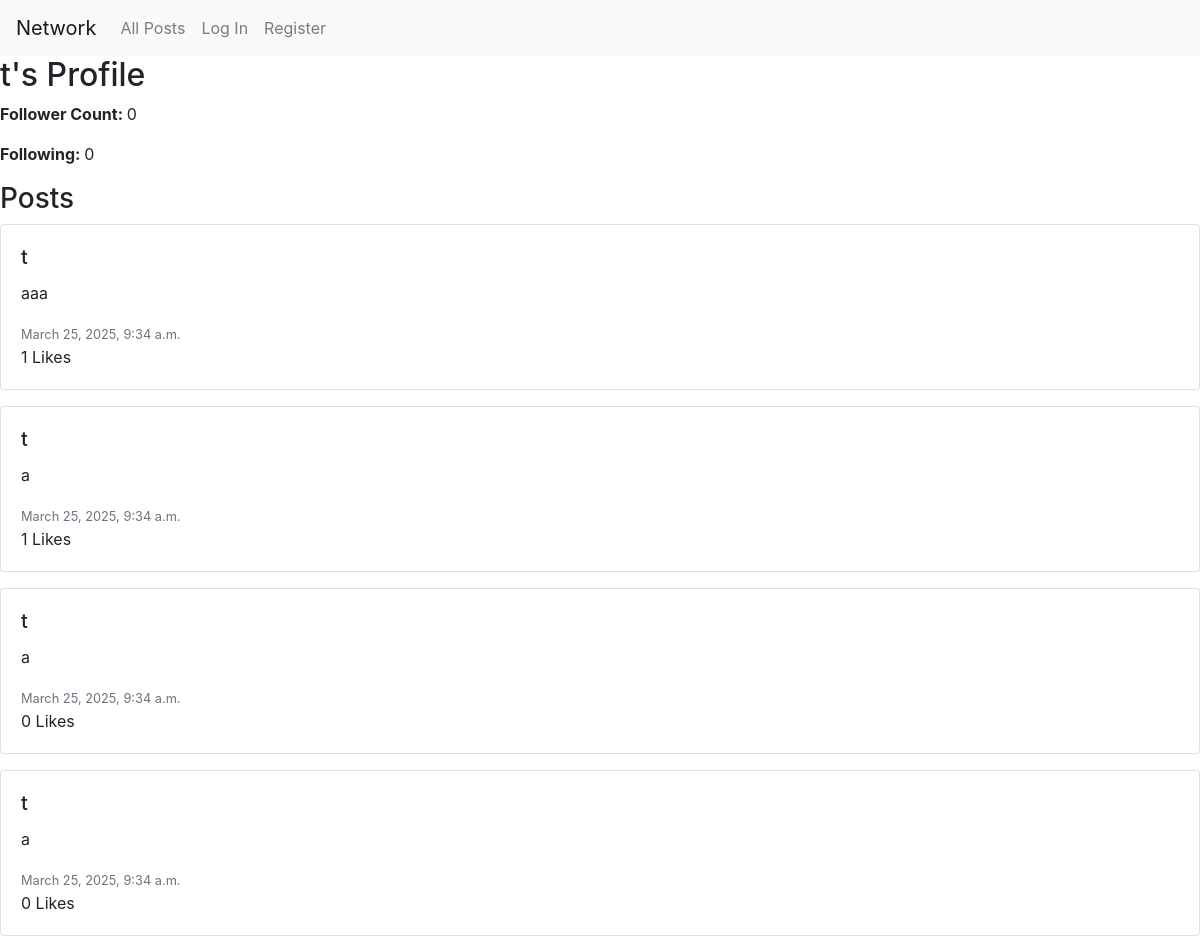
The page /profile/t/ (upper part) on the database as committed earlier.
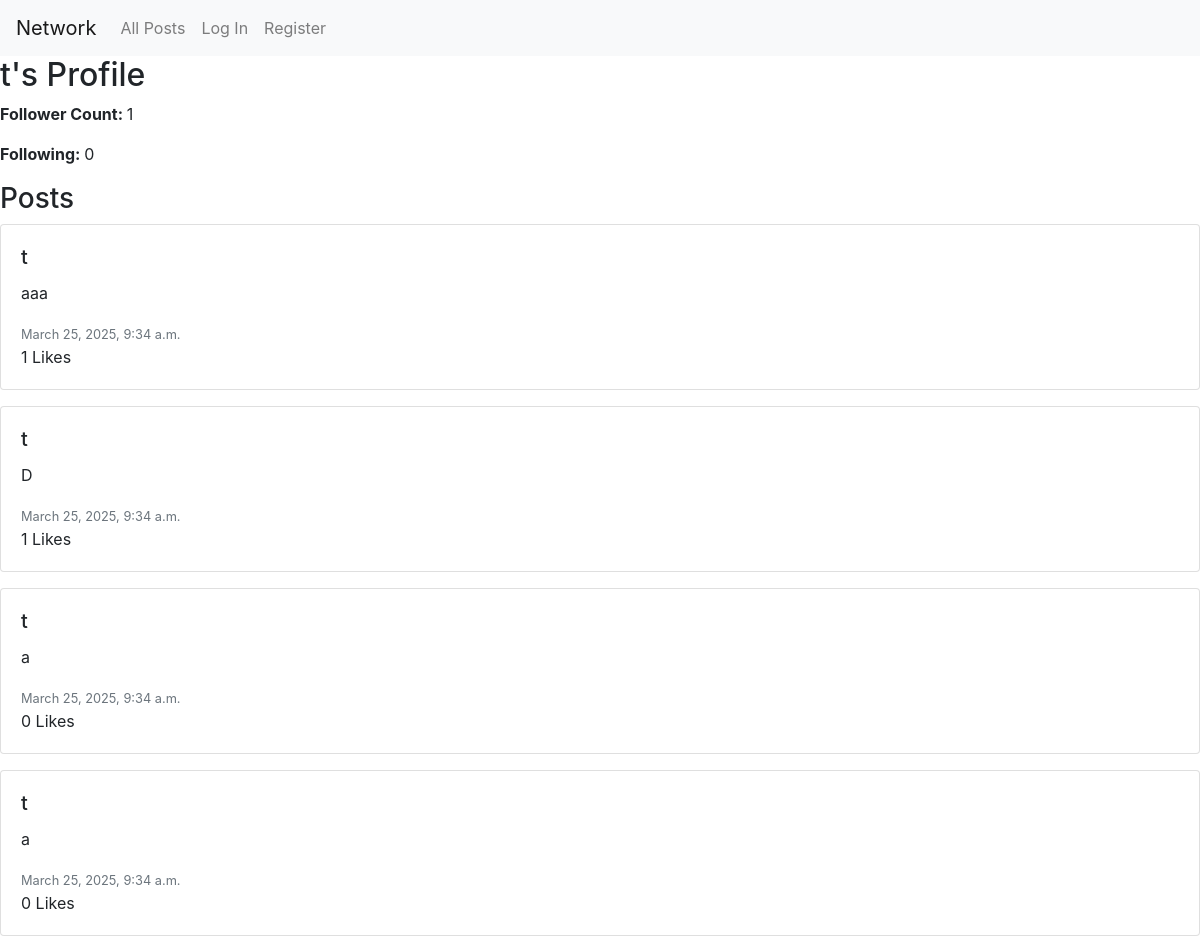
The same page on the database as committed later.
### network/models.py (models this page shows, shortened)
class Post(models.Model):
    user = models.ForeignKey(User, on_delete=models.CASCADE, related_name="posts")
    content = models.TextField()
    timestamp = models.DateTimeField(auto_now_add = True)
    likes = models.ManyToManyField(User, related_name="liked_posts", blank=True)

class User(AbstractUser):
    pass

### network/views.py (the view)
# urls.py: path("profile/<str:username>/", views.profile, name="profile"),
def profile(request, username):
    user_profile = get_object_or_404(User, username=username)
    followers = Follow.objects.filter(following=user_profile).count()
    following = Follow.objects.filter(follower=user_profile).count()
    is_following = request.user.is_authenticated and Follow.objects.filter(follower=request.user, following=user_profile).exists()
    posts = Post.objects.filter(user=user_profile).order_by("-timestamp")
    paginator = Paginator(posts,10)
    page_number = request.GET.get("page")
    page_object = paginator.get_page(page_number)
    return render (request, "network/profile.html", {
        "page_object": page_object,
        "user_profile": user_profile,
        "is_following": is_following,
        "followers": followers,
        "following": following,
    })

### network/templates/network/profile.html (shortened to what this page needs)
{% extends "network/layout.html" %}
{% load static %}
{% block body %}
    <h2>{{ user_profile.username }}'s Profile</h2>
    <p><strong>Follower Count: </strong><span id="followers-count">{{ followers }}</span></p>
    <p><strong>Following: </strong>{{ following }}</p>
    <h3>Posts</h3>
    {% for post in page_object %}
        <div class="post card mb-3">
            <div class="card-body">
                <h5 class="card-title">{{ post.user }}</h5>
                <p class="post-content card-text">{{ post.content }}</p>
                <small class="text-muted">{{ post.timestamp }}</small>
                <br>
                <span id="like-count-{{ post.id }}" style="text-align: left;">{{ post.likes.count }}</span> Likes
            </div>
        </div>
    {% empty %}
        <p>No posts yet</p>
    {% endfor %}
{% endblock %}

Rows that differ between the two databases and show on the page:
changed Post (number 2 of 4 on the later page): content "a" → "D"
Other text that changed with them:
{{ followers }}: "0" → "1"
